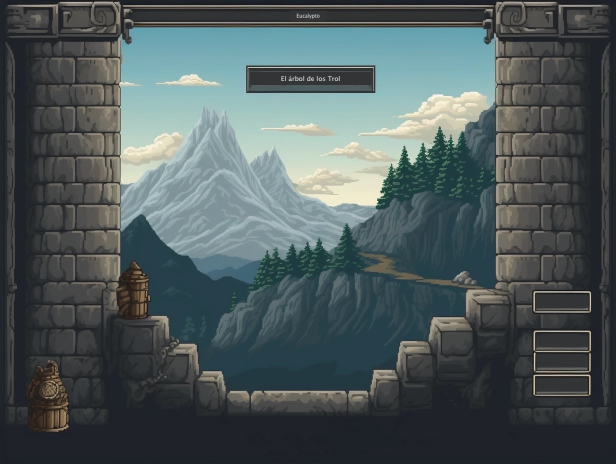
#> input picture _old/assets/images/eucalypto.jpg, 1232 x 928 px (shown at 1/2 size)
$ python -i fetch_assets.py   (imports and definitions only)
#> lines starting #> are read from the running program, lines starting #| are printed output that depends on the picture
#> further down, picture is the input picture: PIL image 1232x928 RGB; mean R, G, B 78.1, 89.6, 91.1
#!/usr/bin/env python3
"""Download generated images and convert them to optimized WebP game assets.

Usage: python3 tools/fetch_assets.py list.txt
Each line of list.txt:  <kind> <out_path_relative_to_repo> <url> [job_id]
kind: bg | panel | char | item | card
Records provenance in assets/manifest.json.
"""
import sys, os, json, io, urllib.request, fcntl
from PIL import Image

ROOT = os.path.dirname(os.path.dirname(os.path.abspath(__file__)))
MANIFEST = os.path.join(ROOT, 'assets', 'manifest.json')


def fetch(url):
    with urllib.request.urlopen(url, timeout=120) as r:
        return r.read()


# [38 lines left out: functions trim_alpha, cover, process, not called in this run]


def portrait(im):
    """Square head-and-shoulders crop from a trimmed full-body sprite."""
    a = im.split()[-1]
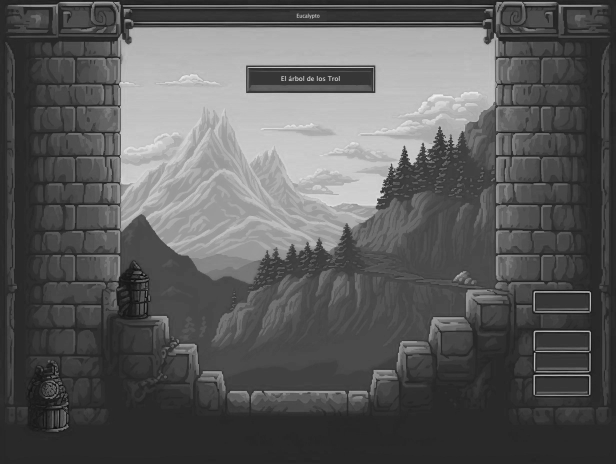
#> a: PIL image 1232x928 L (shown at 1/2 size); min 0, max 255, mean 91.1
    h = im.height
#> h = 928
    side = int(h * 0.2)
#> side = 185
    band = a.crop((0, 0, im.width, int(h * 0.1)))
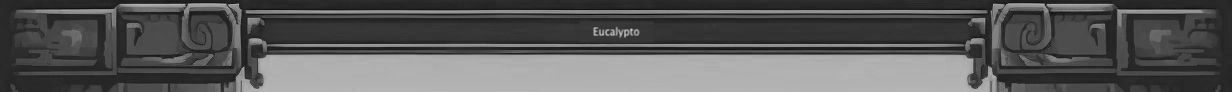
#> band: PIL image 1232x92 L; min 9, max 194, mean 89.1
    cols = [sum(1 for y in range(band.height) if band.getpixel((x, y)) > 40) for x in range(band.width)]
#> cols = 1232 values, max 92 at index 2, min 21 at index 1223, mean 73.26
    tot = sum(cols) or 1
#> tot = 90253
    cx = int(sum(i * c for i, c in enumerate(cols)) / tot)
#> cx = 616
    top = 0
    box = (cx - side // 2, top, cx + side // 2, top + side)
#> box = (524, 0, 708, 185)
    out = Image.new('RGBA', (side, side), (0, 0, 0, 0))
#> out: PIL image 185x185 RGBA; every value is 0
    out.paste(im.crop(box), (0, 0))
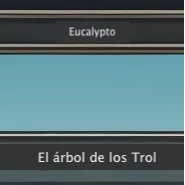
#> out: PIL image 185x185 RGBA; mean R, G, B, A 84.6, 108.6, 113.4, 253.6; transparent parts drawn white
    return out.resize((256, 256), Image.LANCZOS)
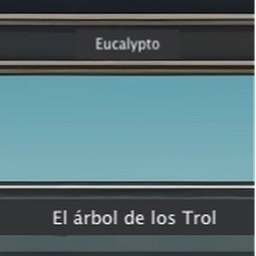
#> returned value: PIL image 256x256 RGBA; mean R, G, B, A 84.7, 108.8, 113.6, 253.5; transparent parts drawn white


# [24 lines left out: function main, not called in this run]


# [2 lines not run here, left out]

>>> from PIL import Image
>>> picture = Image.open('../_old/assets/images/eucalypto.jpg')
>>> result = portrait(picture)
